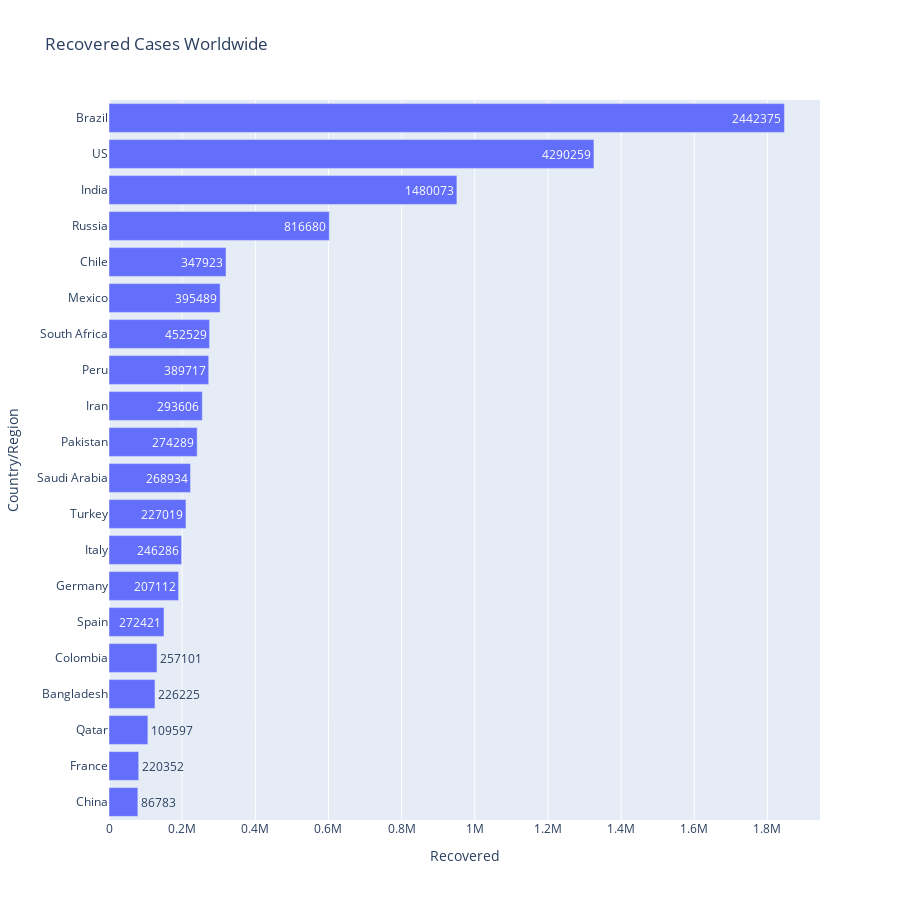

Write notebook code for a chart like this one.
### Markdown cell above
## Recovered Cases worldwide

### Code cell
import plotly.express as px
fig = px.bar(cwd.sort_values('Recovered',ascending=False)[:20][::-1],x='Recovered',y='Country/Region',title='Recovered Cases Worldwide',text='Confirmed', height=900, orientation='h')
fig.show()

### Figure 1 — Plotly figure (JSON) as saved in the notebook; plotly's stock layout.template omitted (floating-point values rounded to 4 significant figures)
{"data": [{"alignmentgroup": "True", "hovertemplate": "Recovered=%{x}<br>Country/Region=%{y}<br>Confirmed=%{text}<extra></extra>", "legendgroup": "", "marker": {"color": "#636efa", "pattern": {"shape": ""}}, "name": "", "offsetgroup": "", "orientation": "h", "showlegend": false, "text": [86783, 220352, 109597, 226225, 257101, 272421, 207112, 246286, 227019, 268934, 274289, 293606, 389717, 452529, 395489, 347923, 816680, 1480073, 4290259, 2442375], "textposition": "auto", "type": "bar", "x": [78869, 81212, 106328, 125683, 131161, 150376, 190314, 198593, 210469, 222936, 241026, 255144, 272547, 274925, 303810, 319954, 602249, 951166, 1325804, 1846641], "xaxis": "x", "y": ["China", "France", "Qatar", "Bangladesh", "Colombia", "Spain", "Germany", "Italy", "Turkey", "Saudi Arabia", "Pakistan", "Iran", "Peru", "South Africa", "Mexico", "Chile", "Russia", "India", "US", "Brazil"], "yaxis": "y"}], "layout": {"barmode": "relative", "height": 900, "legend": {"tracegroupgap": 0}, "title": {"text": "Recovered Cases Worldwide"}, "xaxis": {"anchor": "y", "domain": [0, 1], "title": {"text": "Recovered"}}, "yaxis": {"anchor": "x", "domain": [0, 1], "title": {"text": "Country/Region"}}}}
